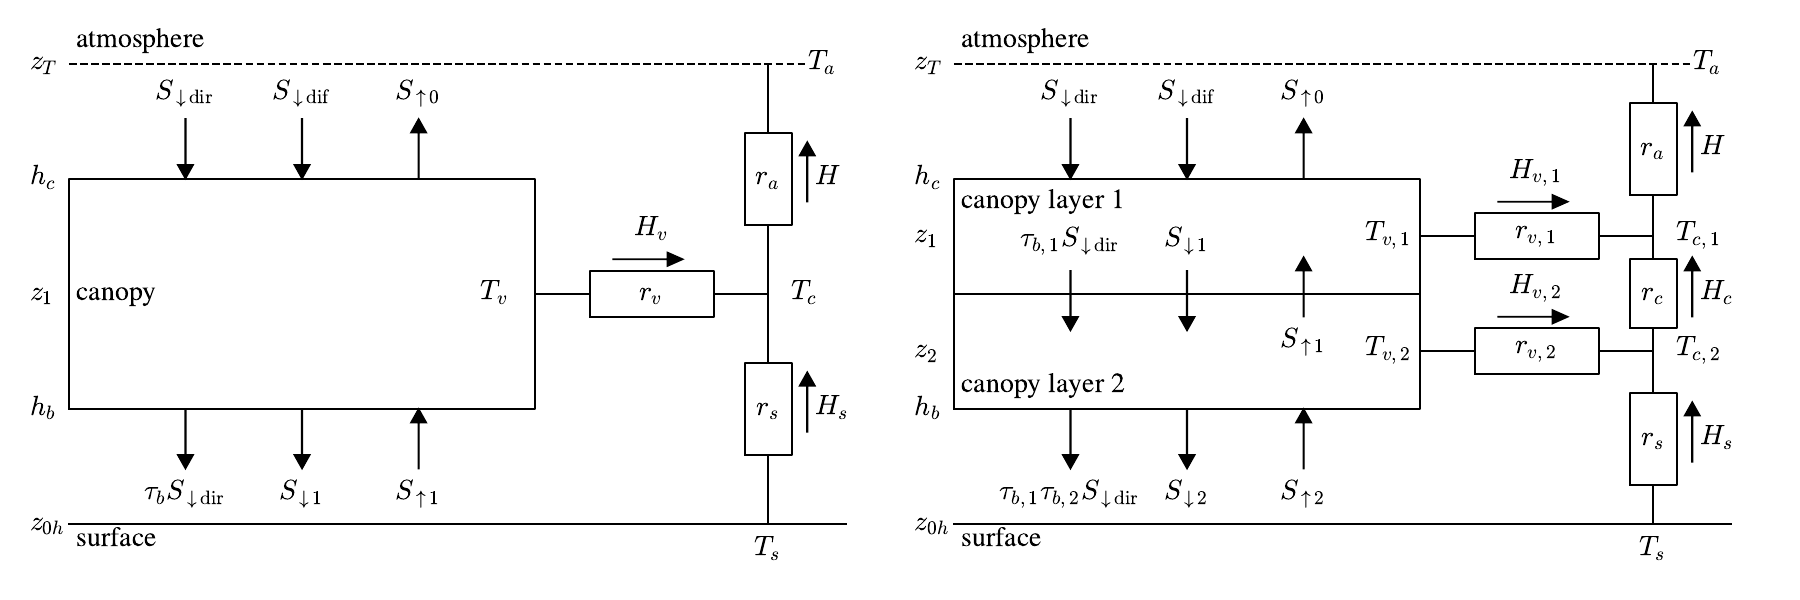

The script that saved this image:
"""
A Flexible Snow Model (FSM 2.1.0) including a forest canopy
Figure 2. Shortwave radiation fluxes, sensible heat fluxes, temperatures and aerodynamic resistance
in one-layer (left) and two-layer (right) canopy models. Arrows show the directions in which fluxes
are defined to be positive. Longwave radiation and moisture fluxes are numbered and directed in the
same ways as shortwave radiation and sensible heat fluxes, respectively.
"""

import matplotlib.pyplot as plt

plt.rcParams['font.size'] = 20
plt.rcParams['mathtext.fontset'] = 'cm'
plt.rcParams['font.family'] = 'STIXGeneral'
fig = plt.figure(figsize=(18,6))

plt.subplot(121)
plt.plot([0,1],[0,0],'k')
plt.plot([0,0.6,0.6,0,0],[0.25,0.25,0.75,0.75,0.25],'k')
plt.plot([0,0.95],[1,1],'k--')
plt.plot([0.9,0.9],[0,0.15],'k')
plt.plot([0.87,0.93,0.93,0.87,0.87],[0.15,0.15,0.35,0.35,0.15],'k')
plt.plot([0.9,0.9],[0.35,0.65],'k')
plt.plot([0.87,0.93,0.93,0.87,0.87],[0.65,0.65,0.85,0.85,0.65],'k')
plt.plot([0.9,0.9],[0.85,1],'k')
plt.plot([0.6,0.67],[0.5,0.5],'k')
plt.plot([0.83,0.9],[0.5,0.5],'k')
plt.plot([0.67,0.83,0.83,0.67,0.67],[0.45,0.45,0.55,0.55,0.45],'k')
plt.arrow(0.7,0.575,0.07,0,color='k',head_width=0.03,head_length=0.02)
plt.arrow(0.95,0.2,0,0.1,color='k',head_width=0.02)
plt.arrow(0.95,0.7,0,0.1,color='k',head_width=0.02)
plt.text(0.9,0.25,'$r_s$',horizontalalignment='center',verticalalignment='center')
plt.text(0.96,0.25,'$H_s$',verticalalignment='center')
plt.text(0.9,0.75,'$r_a$',horizontalalignment='center',verticalalignment='center')
plt.text(0.75,0.5,'$r_v$',horizontalalignment='center',verticalalignment='center')
plt.text(0.75,0.625,'$H_v$',horizontalalignment='center')
plt.text(0.96,0.75,'$H$',verticalalignment='center')
plt.text(0.9,-0.07,'$T_s$',horizontalalignment='center')
plt.text(0.93,0.5,'$T_c$',verticalalignment='center')
plt.text(0.97,1,'$T_a$',horizontalalignment='center',verticalalignment='center')
plt.text(0.53,0.5,'$T_v$',verticalalignment='center')
plt.text(-0.05,1,'$z_T$',verticalalignment='center')
plt.text(-0.05,0.75,'$h_c$',verticalalignment='center')
plt.text(-0.05,0.5,'$z_1$',verticalalignment='center')
plt.text(-0.05,0.25,'$h_b$',verticalalignment='center')
plt.text(-0.05,0.0,'$z_{0h}$',verticalalignment='center')

plt.arrow(0.15,0.85+0.03,0,-0.1,color='k',head_width=0.02)
plt.text(0.15,0.92,r'$S_{\downarrow\rm dir}$',horizontalalignment='center')
plt.arrow(0.15,0.25,0,-0.1,color='k',head_width=0.02)
plt.text(0.15,0.05,r'$\tau_b S_{\downarrow\rm dir}$',horizontalalignment='center')
plt.arrow(0.3,0.85+0.03,0,-0.1,color='k',head_width=0.02)
plt.text(0.3,0.92,r'$S_{\downarrow\rm dif}$',horizontalalignment='center')
plt.arrow(0.3,0.25,0,-0.1,color='k',head_width=0.02)
plt.text(0.3,0.05,r'$S_{\downarrow1}$',horizontalalignment='center')
plt.arrow(0.45,0.15-0.03,0,0.1,color='k',head_width=0.02)
plt.text(0.45,0.05,r'$S_{\uparrow1}$',horizontalalignment='center')
plt.arrow(0.45,0.75,0,0.1,color='k',head_width=0.02)
plt.text(0.45,0.92,r'$S_{\uparrow0}$',horizontalalignment='center')

plt.text(0.01,-0.05,'surface')
plt.text(0.01,0.5,'canopy',verticalalignment='center')
plt.text(0.01,1.05,'atmosphere',verticalalignment='center')
plt.ylim(-0.1,1)
plt.axis('off')

plt.subplot(122)
plt.plot([0,1],[0,0],'k')
plt.plot([0,0.6,0.6,0,0],[0.25,0.25,0.75,0.75,0.25],'k')
plt.plot([0,0.6],[0.5,0.5],'k')
plt.plot([0,0.95],[1,1],'k--')
plt.plot([0.9,0.9],[0,0.085],'k')
plt.plot([0.87,0.93,0.93,0.87,0.87],[0.085,0.085,0.285,0.285,0.085],'k')
plt.plot([0.9,0.9],[0.285,0.425],'k')
plt.plot([0.87,0.93,0.93,0.87,0.87],[0.425,0.425,0.575,0.575,0.425],'k')
plt.plot([0.9,0.9],[0.575,0.715],'k')
plt.plot([0.87,0.93,0.93,0.87,0.87],[0.715,0.715,0.915,0.915,0.715],'k')
plt.plot([0.9,0.9],[0.915,1],'k')
plt.plot([0.6,0.67],[0.625,0.625],'k')
plt.plot([0.83,0.9],[0.625,0.625],'k')
plt.plot([0.67,0.83,0.83,0.67,0.67],[0.575,0.575,0.675,0.675,0.575],'k')
plt.plot([0.6,0.67],[0.375,0.375],'k')
plt.plot([0.83,0.9],[0.375,0.375],'k')
plt.plot([0.67,0.83,0.83,0.67,0.67],[0.325,0.325,0.425,0.425,0.325],'k')
plt.arrow(0.95,0.135,0,0.1,color='k',head_width=0.02)
plt.arrow(0.95,0.45,0,0.1,color='k',head_width=0.02)
plt.arrow(0.95,0.765,0,0.1,color='k',head_width=0.02)
plt.arrow(0.7,0.7,0.07,0,color='k',head_width=0.03,head_length=0.02)
plt.arrow(0.7,0.45,0.07,0,color='k',head_width=0.03,head_length=0.02)
plt.text(0.9,0.185,'$r_s$',horizontalalignment='center',verticalalignment='center')
plt.text(0.75,0.625,'$r_{v,1}$',horizontalalignment='center',verticalalignment='center')
plt.text(0.9,0.5,'$r_c$',horizontalalignment='center',verticalalignment='center')
plt.text(0.75,0.375,'$r_{v,2}$',horizontalalignment='center',verticalalignment='center')
plt.text(0.9,0.815,'$r_a$',horizontalalignment='center',verticalalignment='center')
plt.text(0.96,0.185,'$H_s$',verticalalignment='center')
plt.text(0.75,0.75,'$H_{v,1}$',horizontalalignment='center')
plt.text(0.96,0.5,'$H_c$',verticalalignment='center')
plt.text(0.75,0.5,'$H_{v,2}$',horizontalalignment='center')
plt.text(0.96,0.815,'$H$',verticalalignment='center')
plt.text(0.9,-0.07,'$T_s$',horizontalalignment='center')
plt.text(0.93,0.625,'$T_{c,1}$',verticalalignment='center')
plt.text(0.53,0.625,'$T_{v,1}$',verticalalignment='center')
plt.text(0.93,0.375,'$T_{c,2}$',verticalalignment='center')
plt.text(0.53,0.375,'$T_{v,2}$',verticalalignment='center')

plt.arrow(0.15,0.85+0.03,0,-0.1,color='k',head_width=0.02)
plt.text(0.15,0.92,r'$S_{\downarrow\rm dir}$',horizontalalignment='center')
plt.arrow(0.15,0.55,0,-0.1,color='k',head_width=0.02)
plt.text(0.15,0.6,r'$\tau_{b,1}S_{\downarrow\rm dir}$',horizontalalignment='center')
plt.arrow(0.15,0.25,0,-0.1,color='k',head_width=0.02)
plt.text(0.15,0.05,r'$\tau_{b,1}\tau_{b,2}S_{\downarrow\rm dir}$',horizontalalignment='center')
plt.arrow(0.3,0.85+0.03,0,-0.1,color='k',head_width=0.02)
plt.text(0.3,0.92,r'$S_{\downarrow\rm dif}$',horizontalalignment='center')
plt.arrow(0.3,0.55,0,-0.1,color='k',head_width=0.02)
plt.text(0.3,0.6,r'$S_{\downarrow1}$',horizontalalignment='center')
plt.arrow(0.3,0.25,0,-0.1,color='k',head_width=0.02)
plt.text(0.3,0.05,r'$S_{\downarrow2}$',horizontalalignment='center')
plt.arrow(0.45,0.15-0.03,0,0.1,color='k',head_width=0.02)
plt.text(0.45,0.05,r'$S_{\uparrow2}$',horizontalalignment='center')
plt.arrow(0.45,0.75,0,0.1,color='k',head_width=0.02)
plt.arrow(0.45,0.45,0,0.1,color='k',head_width=0.02)
plt.text(0.45,0.38,r'$S_{\uparrow1}$',horizontalalignment='center')
plt.text(0.45,0.92,r'$S_{\uparrow0}$',horizontalalignment='center')

plt.text(-0.05,1,'$z_T$',verticalalignment='center')
plt.text(-0.05,0.75,'$h_c$',verticalalignment='center')
plt.text(-0.05,0.625,'$z_1$',verticalalignment='center')
plt.text(-0.05,0.375,'$z_2$',verticalalignment='center')
plt.text(-0.05,0.25,'$h_b$',verticalalignment='center')
plt.text(-0.05,0.0,'$z_{0h}$',verticalalignment='center')
plt.text(0.97,1,'$T_a$',horizontalalignment='center',verticalalignment='center')
plt.text(0.01,-0.05,'surface')
plt.text(0.01,0.7,'canopy layer 1',verticalalignment='center')
plt.text(0.01,0.3,'canopy layer 2',verticalalignment='center')
plt.text(0.01,1.05,'atmosphere',verticalalignment='center')
plt.ylim(-0.1,1)
plt.axis('off')

plt.tight_layout()
plt.savefig('Figure02.pdf')
